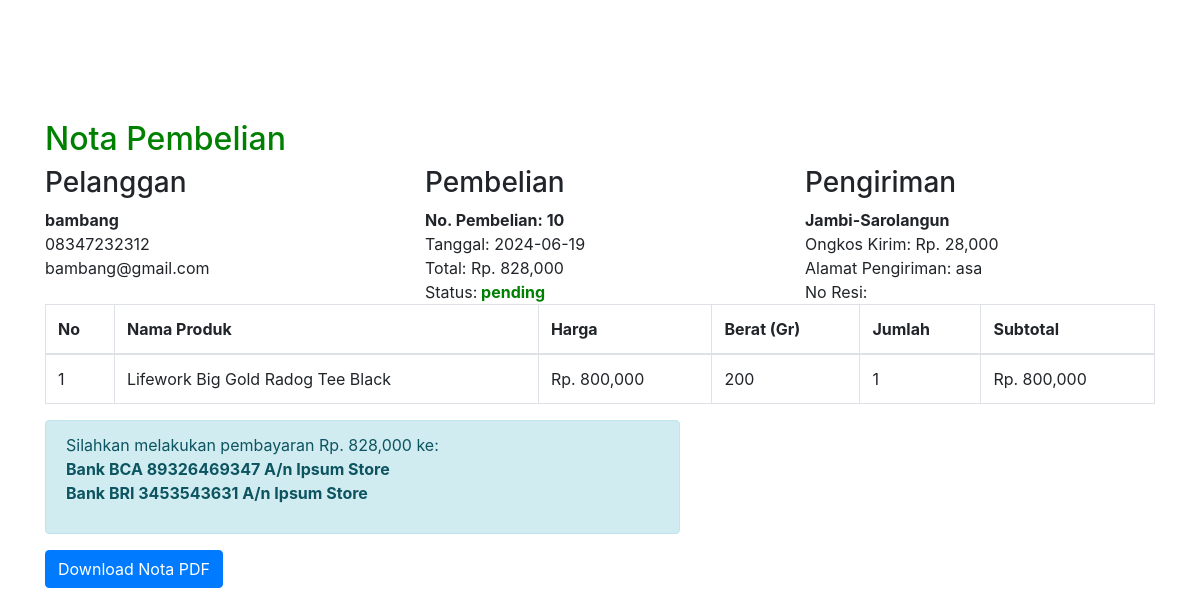
Page /nota.php?id=10 (signed in) on the committed database.
### tables this page shows
CREATE TABLE `pembelian` (
  `id_pembelian` int(11) NOT NULL,
  `id_pelanggan` int(11) NOT NULL,
  `id_ongkir` int(6) NOT NULL,
  `tgl_pembelian` date NOT NULL,
  `total_pembelian` int(11) NOT NULL,
  `nama_kota` varchar(100) NOT NULL,
  `tarif` int(11) NOT NULL,
  `alamat_pengiriman` text NOT NULL,
  `status_pembelian` varchar(100) NOT NULL DEFAULT 'pending',
  `resi_pengiriman` varchar(50) NOT NULL
);

CREATE TABLE `pelanggan` (
  `id_pelanggan` int(11) NOT NULL,
  `email` varchar(30) NOT NULL,
  `password` varchar(30) NOT NULL,
  `nama_pelanggan` varchar(30) NOT NULL,
  `telepon` varchar(25) NOT NULL,
  `alamat` text NOT NULL
);

CREATE TABLE `pembelian_produk` (
  `id_pembelian_produk` int(11) NOT NULL,
  `id_pembelian` int(11) NOT NULL,
  `id_produk` int(11) NOT NULL,
  `jumlah` int(11) NOT NULL,
  `nama` varchar(100) NOT NULL,
  `harga` int(11) NOT NULL,
  `berat` int(11) NOT NULL,
  `subberat` int(11) NOT NULL,
  `subharga` int(11) NOT NULL
);

### nota.php (the view, shortened to what this page needs)
<?php
include 'koneksi.php';
?>
<!DOCTYPE html>
<html>
<head>
  <link rel="stylesheet" href="https://stackpath.bootstrapcdn.com/bootstrap/4.3.1/css/bootstrap.min.css">
  <link rel="stylesheet" type="text/css" href="fontawesome/css/all.min.css">
  <link rel="stylesheet" type="text/css" href="style.css">
</head>
<body>
  <section class="konten" style="margin-top: 10%;">
    <div class="container">
      <h2 style="color: green">Nota Pembelian</h2>
      <?php
      $ambil = $koneksi->query("SELECT * FROM pembelian JOIN pelanggan ON pembelian.id_pelanggan=pelanggan.id_pelanggan WHERE pembelian.id_pembelian='$_GET[id]'");
      $detail = $ambil->fetch_assoc();
      ?>
      <div class="row">
        <div class="col-md-4">
          <h3>Pelanggan</h3>
          <strong><?php echo $detail['nama_pelanggan']; ?></strong> <br>
          <p>
            <?php echo $detail['telepon']; ?><br>
            <?php echo $detail['email']; ?>
          </p>
        </div>
        <div class="col-md-4">
          <h3>Pembelian</h3>
          <strong>No. Pembelian: <?php echo $detail['id_pembelian'] ?></strong><br>
          Tanggal: <?php echo $detail['tgl_pembelian']; ?><br>
          Total: Rp. <?php echo number_format($detail['total_pembelian']); ?><br>
          Status:<b style="color: green"> <?php echo $detail['status_pembelian']; ?> </b>
        </div>
        <div class="col-md-4">
          <h3>Pengiriman</h3>
          <strong><?php echo $detail['nama_kota']; ?></strong><br>
          Ongkos Kirim: Rp. <?php echo number_format($detail['tarif']); ?> <br>
          Alamat Pengiriman: <?php echo $detail['alamat_pengiriman']; ?> <br>
          No Resi: <?php echo $detail['resi_pengiriman']; ?>
        </div>
      </div>
      <table class="table table-bordered">
        <thead>
          <tr>
            <th>No</th>
            <th>Nama Produk</th>
            <th>Harga</th>
            <th>Berat (Gr)</th>
            <th>Jumlah</th>
            <th>Subtotal</th>
          </tr>
        </thead>
        <tbody>
          <?php
          $nomor = 1;
          $ambil = $koneksi->query("SELECT * FROM pembelian_produk WHERE id_pembelian='$_GET[id]'");
          while($pecah = $ambil->fetch_assoc()) { ?>
            <tr>
              <td><?php echo $nomor; ?></td>
              <td><?php echo $pecah['nama']; ?></td>
              <td>Rp. <?php echo number_format($pecah['harga']); ?></td>
              <td><?php echo $pecah['berat']; ?></td>
              <td><?php echo $pecah['jumlah']; ?></td>
              <td>Rp. <?php echo number_format($pecah['subharga']); ?></td>
            </tr>
            <?php
            $nomor++;
          } ?>
        </tbody>
      </table>
      <div class="row">
        <div class="col-md-7">
          <div class="alert alert-info">
            <p>
              Silahkan melakukan pembayaran Rp. <?php echo number_format($detail['total_pembelian']); ?> ke:
              <br>
              <strong>Bank BCA 89326469347 A/n Ipsum Store</strong>
              <br>
              <strong>Bank BRI 3453543631 A/n Ipsum Store</strong>
            </p>
          </div>
        </div>
      </div>
      <button id="downloadPdf" class="btn btn-primary">Download Nota PDF</button>
    </div>
  </section>
</body>
</html>

### rows in the picture
pembelian: id_pelanggan.nama_pelanggan "bambang", id_pelanggan.telepon "08347232312", id_pelanggan.email "bambang@gmail.com", id_pembelian "10", tgl_pembelian "2024-06-19", total_pembelian "828,000", status_pembelian "pending", nama_kota "Jambi-Sarolangun", tarif "28,000", alamat_pengiriman "asa"
pembelian_produk: nama "Lifework Big Gold Radog Tee Black", harga "800,000", berat "200", jumlah "1", subharga "800,000"
